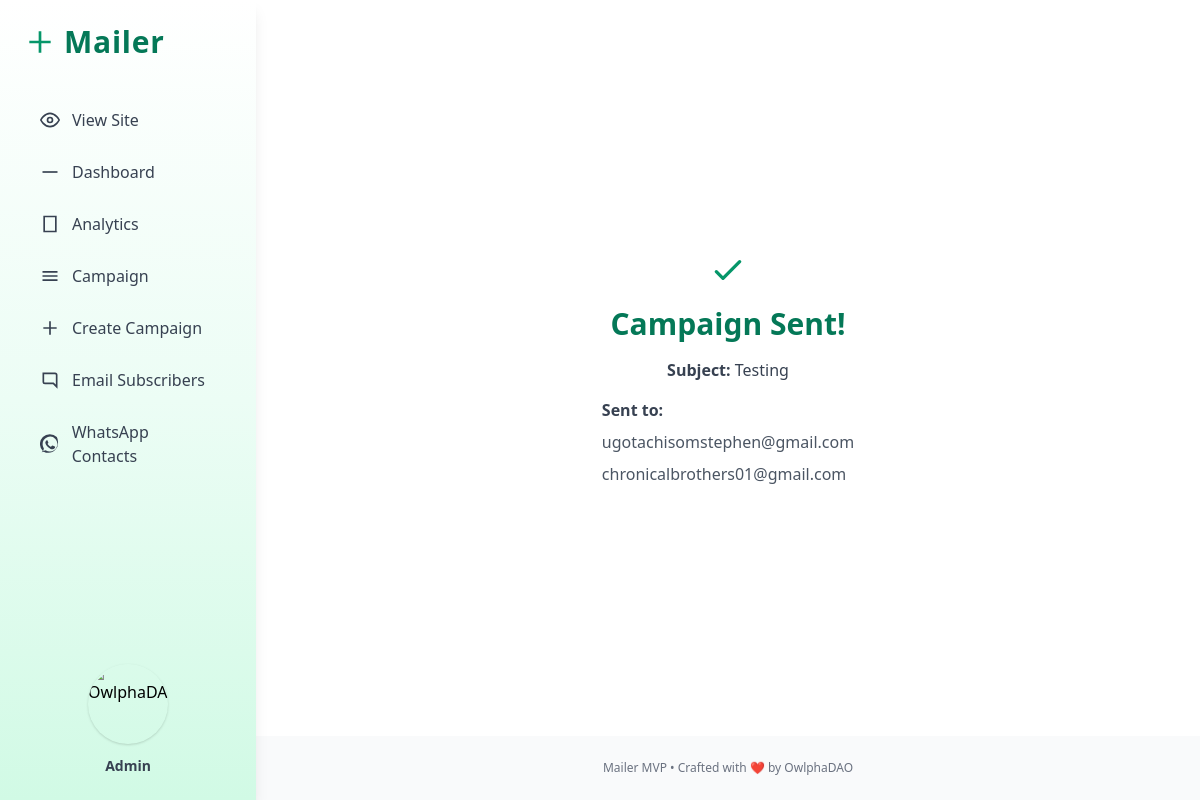
Before: /campaign/send/2/ with the older database file.
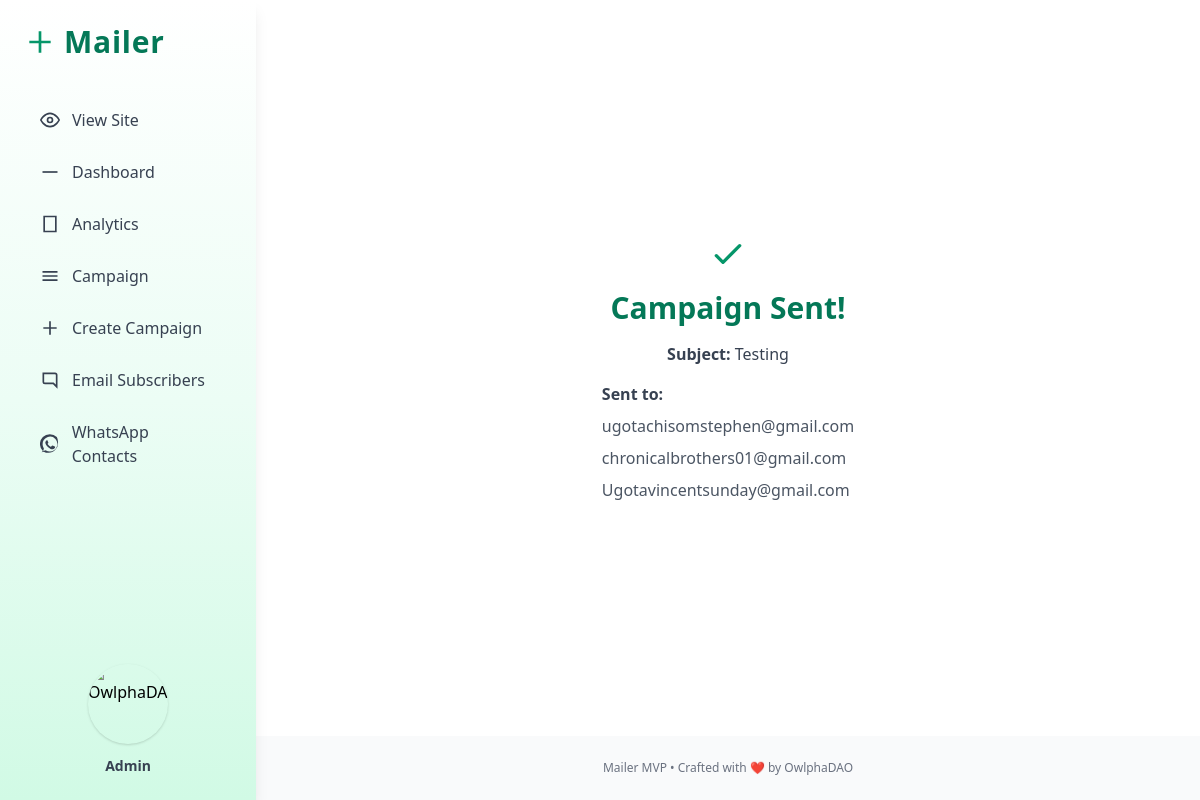
After: the same page with the newer database file.
### MailApp/models.py (models this page shows, shortened)
class Subscriber(models.Model):
    email = models.EmailField(unique=True)
    date_subscribed = models.DateTimeField(auto_now_add=True)

### MailApp/views.py (the view)
# urls.py: path('campaign/send/<int:campaign_id>/', views.send_campaign, name='send_campaign'),
def send_campaign(request, campaign_id):
    campaign = get_object_or_404(Campaign, id=campaign_id)
    subscribers = Subscriber.objects.all()
    emails = [s.email for s in subscribers]
    html_message = render_to_string(
        'pages/base_email.html',
        {
            'subject': campaign.subject,
            'body': campaign.body
        }
    )
    plain_message = strip_tags(html_message)
    email = EmailMultiAlternatives(
        subject=campaign.subject,
        body=plain_message,
        from_email=settings.DEFAULT_FROM_EMAIL,
        to=emails,
    )
    email.attach_alternative(html_message, 'text/html')
    email.send(fail_silently=False)
    context = {
        'campaign': campaign,
        'emails': emails,
        'title': 'Campaign Successfully Sent | Mailer'
    }
    return render(request, 'pages/send_success.html', context)

### MailApp/templates/pages/send_success.html (shortened to what the changed rows need)
{% load static %}
<!DOCTYPE html>
<html lang="en">
    <head>
        <link rel = 'stylesheet' href='https://unpkg.com/boxicons@2.1.4/css/boxicons.min.css'>
        <link rel = 'stylesheet' href='https://cdn.jsdelivr.net/npm/bootstrap-icons@1.11.3/font/bootstrap-icons.min.css'>
        <link href="https://cdn.jsdelivr.net/npm/tailwindcss@2.2.19/dist/tailwind.min.css" rel="stylesheet">
    </head>
  <body class="h-screen flex bg-gray-50">
        <aside class="h-screen w-64 bg-gradient-to-b from-white via-green-50 to-green-100 shadow-lg p-6 flex flex-col fixed left-0 top-0">
            <div class="flex items-center gap-2 mb-10">
                <h1 class="text-3xl font-bold text-green-700 tracking-wide">Mailer</h1>
            </div>
        </aside>
        <main class="flex-1 ml-64 flex flex-col min-h-screen overflow-y-auto">
          <div class="flex items-center justify-center flex-grow">
            <div class="w-full h-full p-8 bg-white rounded-none shadow-none flex flex-col items-center justify-center">
              <h1 class="text-3xl font-bold text-green-700 mb-4">Campaign Sent!</h1>
              <div>
                <div class="text-gray-600 space-y-2">
                  {% for email in emails %}
                    <p>{{ email }}</p>
                  {% endfor %}
                </div>
              </div>
            </div>
          </div>
        </main>
    </body>
</html>

Changed rows visible on the page:
added Subscriber: emails "Ugotavincentsunday@gmail.com"
